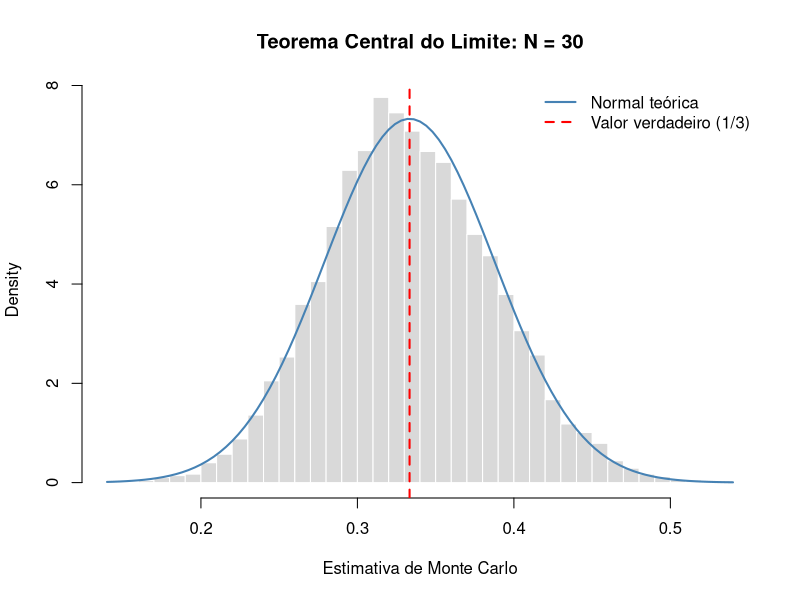

This figure's R source:
# Teorema Central do Limite: integração de Monte Carlo
# Integral de 0 a 1 de u^2 du = 1/3

set.seed(123)

N <- 30       # Observações por simulação
B <- 10000    # Número de simulações independentes

# Repetir o experimento B vezes
estimativas <- replicate(B, {
  u <- runif(N)
  mean(u^2)
})

# Valor verdadeiro e desvio-padrão teórico do estimador
valor_verdadeiro <- 1 / 3
erro_padrao <- sqrt(4 / (45 * N))

# Histograma das estimativas
hist(
  estimativas,
  breaks = 40,
  probability = TRUE,
  col = "gray85",
  border = "white",
  main = paste("Teorema Central do Limite: N =", N),
  xlab = "Estimativa de Monte Carlo"
)

# Curva normal prevista pelo TCL
curve(
  dnorm(x, mean = valor_verdadeiro, sd = erro_padrao),
  add = TRUE,
  col = "steelblue",
  lwd = 2
)

# Valor verdadeiro da integral
abline(
  v = valor_verdadeiro,
  col = "red",
  lwd = 2,
  lty = 2
)

legend(
  "topright",
  legend = c("Normal teórica", "Valor verdadeiro (1/3)"),
  col = c("steelblue", "red"),
  lty = c(1, 2),
  lwd = 2,
  bty = "n"
)

# Comparar resultados empíricos com os valores teóricos
resultado <- data.frame(
  Medida = c("Média", "Desvio-padrão"),
  Empirico = c(mean(estimativas), sd(estimativas)),
  Teorico = c(valor_verdadeiro, erro_padrao)
)

print(resultado)
